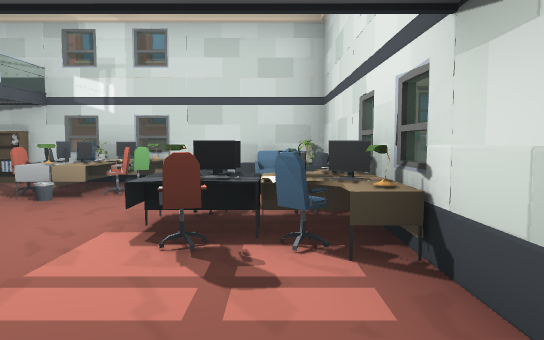
[1] (above)

17 first-person views from a walk through a scene from a Unity 3-D project. The camera is 1.4 m above the floor, tilts 4° down and sees 70° across. Doors are open. The floor is counted in squares, 2 m on a side. Each view is taken from the middle of a square. On the plan, view 1 faces up. The plan holds only what a view shows up to about 11 squares ahead; the rest is blank. The place goes on beyond the plan. The player character is not drawn.

[2]
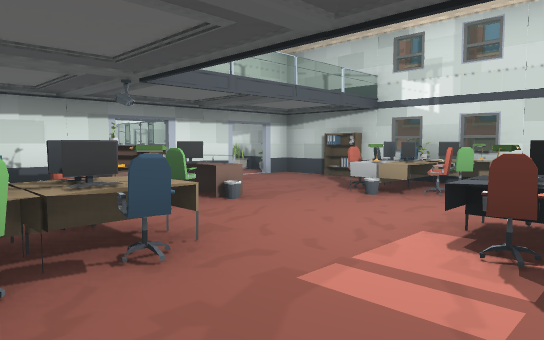

[3]
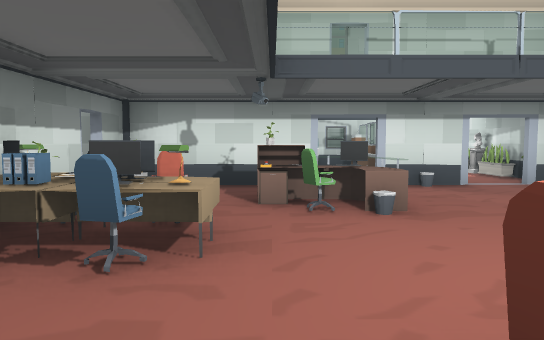

[4]
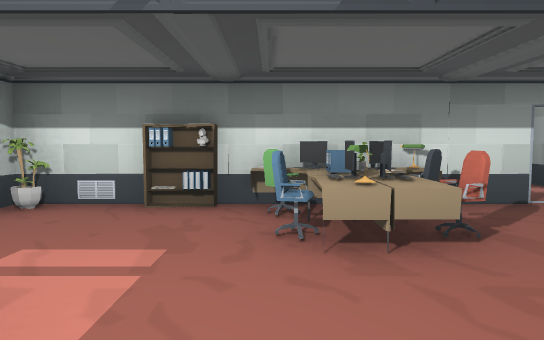

[5]
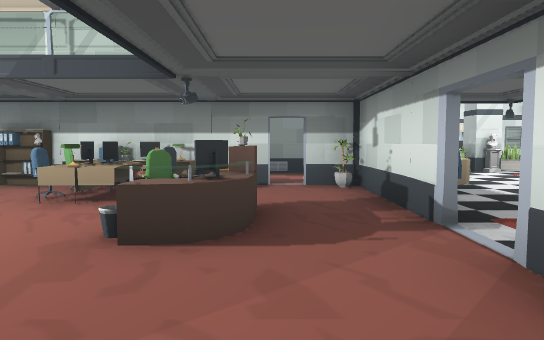

[6]
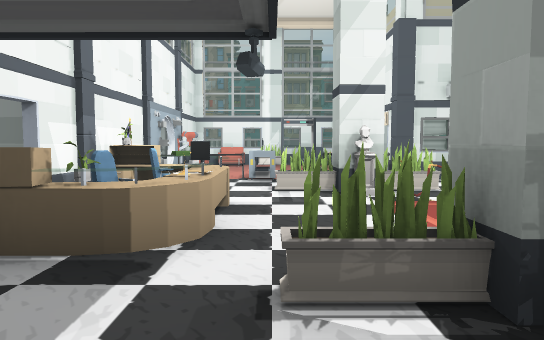

[7]
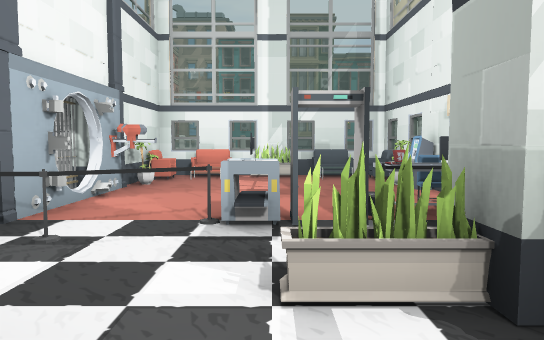

[8]
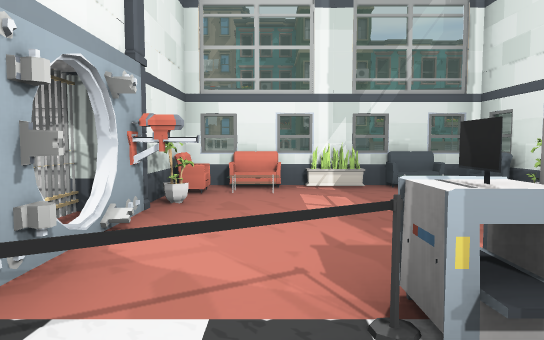

[9]
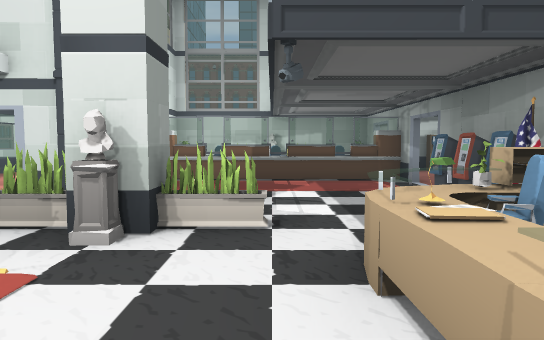

[10]
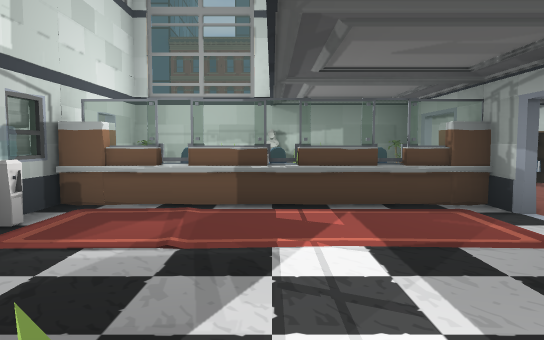

[11]
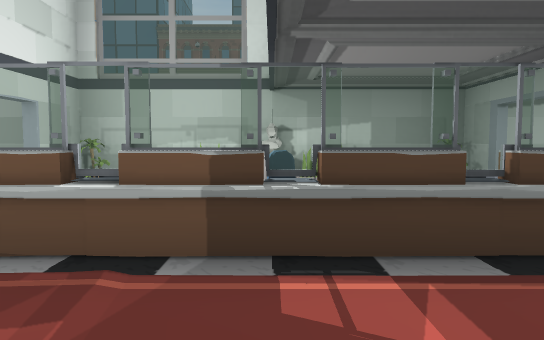

[12]
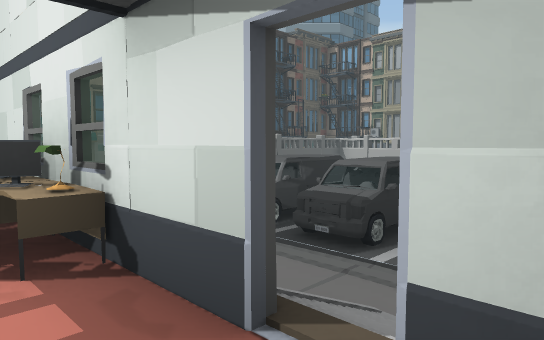

[13]
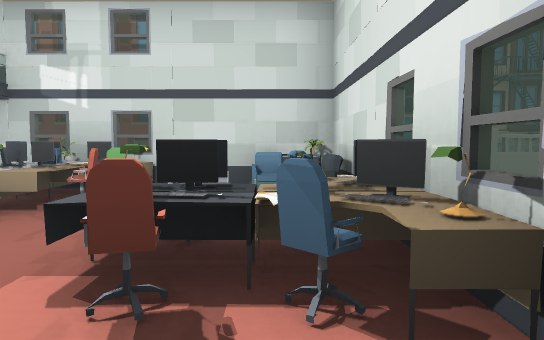

[14]
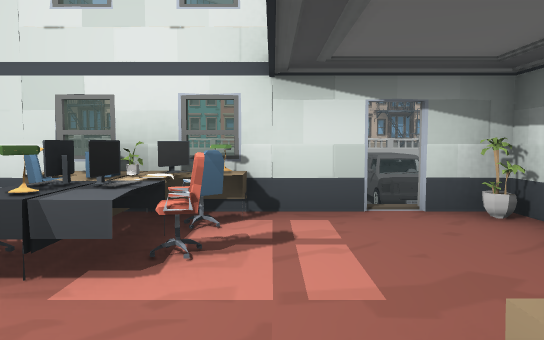

[15]
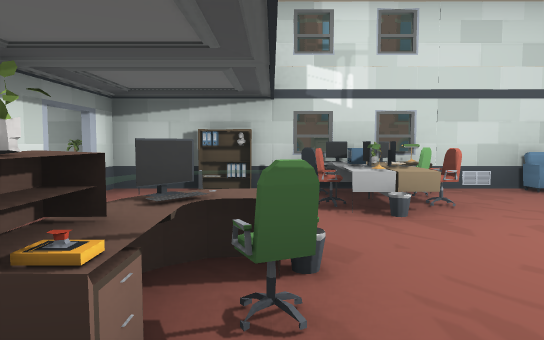

[16]
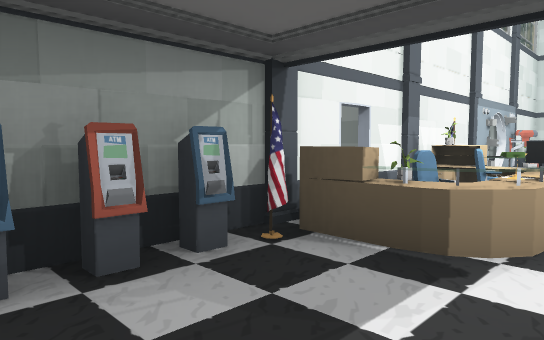

[17]
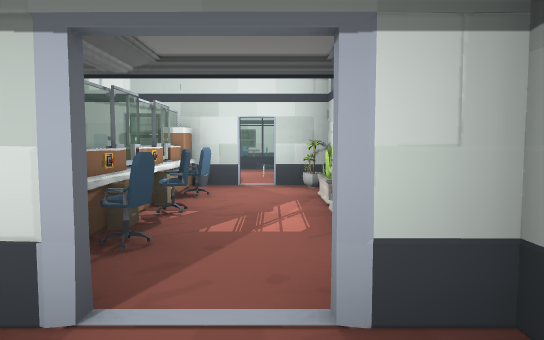

### Floor plan
Points are (right, up) in squares from view 1. A wall is a line through its corners. A room is listed if a view was taken in it or the views show most of it. See-through windows are left out.
Room 1 (views 1, 2, 3, 4, 5, 12, 13, 14, 15, 17)
walls: (0.9, 4.1) (0.9, 6.5); (0.9, 1) (0.9, 3.7); (0.9, 0.9) (0.8, 1.4); (-0.1, -0.4) (0.9, -0.4) (0.9, 0.5); (-5, -0.4) (-0.5, -0.4); (0.5, 6.9) (-6.4, 6.9) (-6.4, 6.3); (-6.4, 5.3) (-6.4, 3.6)
ways out: opening at (-4.5, 1.5) to room 2; open door at (-6.2, 4.2) to room 2; open door at (-0.5, -1); open door at (1, 1)
objects: other object (-5, 2); desk (-4, 0) to (-2, 1); computer (-4, 2); desk (-3, 5) to (-2, 6); shelf (-1, 0); desk (-1, 3) to (0, 4)
Room 2 (views 6, 7, 8, 9, 10, 11, 16)
walls: (-5.1, -0.4) (-4.6, -0.4); (-6.4, 2.8) (-6.4, 2.3); (-6.7, -6.4) (-6.7, -2); (-6.7, -7.5) (-6.7, -7); (5.9, 9.4) (3.5, 9.4); (-10.5, -3.4) (-9.9, -3.4) (-9.9, -4.1); (-9.4, 6.9) (-11.4, 6.9) (-11.4, 6); (-11.4, -7.4) (-11.4, -9.5)
low walls: (-6.8, -6.1) (-6.7, -5.7)
ways out: opening at (-4.5, 1.5) to room 1; open door at (-6.2, 4.2) to room 1; open door at (-11, 6); open door at (-7.5, -6); open door at (-6.5, -2); open door at (-5, -1)
objects: other object (-11, -10); other object (-11, -8); computer (-11, -6); other object (-11, -4); other object (-11, -2); other object (-11, 1); water cooler (-11, 3); desk (-11, 4) to (-11, 5); other object (-10, -10); other object (-10, -6); other object (-10, -3); other object (-10, -2); other object (-10, 0); other object (-10, 1); other object (-10, 5) to (-9, 5); other object (-9, -6) to (-9, -5); other object (-9, -4); other object (-9, 7); other object (-8, -10); other object (-8, -5); computer (-8, -3); desk (-8, -2); desk (-8, -1) to (-7, -1); other object (-8, 0); desk (-8, 4) to (-7, 5); desk (-8, 5); other object (-8, 6); other object (-8, 7); other object (-7, -10); other object (-7, -9); other object (-7, -8); other object (-7, -5); other object (-7, -4); other object (-7, -3); cash machine (-7, 0); cash machine (-7, 1); cash machine (-7, 2); other object (-7, 7); other object (-6, -9) to (-6, -8); other object (-6, -3); other object (-6, -1); other object (-6, 0); building (-6, 10) to (-4, 10); building (-3, 10); building (2, 10) to (3, 10); van (4, -1) to (5, 0); van (4, 2) to (6, 3); van (4, 4) to (6, 5)

Positions as (right, up) in squares from view 1, and headings:
1: (0, 0), facing up
2: (0, 0), facing up-left
3: (0, 2), facing left
4: (-2, 4), facing down
5: (-5, 6), facing down
6: (-9, 2), facing down
7: (-9, -2), facing down
8: (-8, -4), facing down
9: (-9, -3), facing up
10: (-9, 0), facing up
11: (-9, 2), facing up
12: (0, 0), facing up-right
13: (0, 1), facing up
14: (-3, 2), facing right
15: (-4, 1), facing up
16: (-9, 2), facing down-right
17: (-5, 6), facing left
